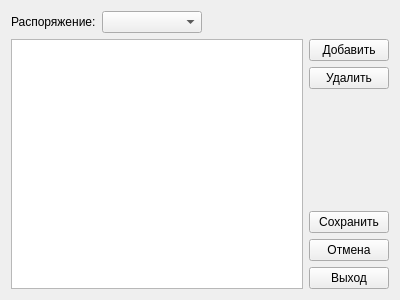
<?xml version="1.0" encoding="UTF-8"?>
<ui version="4.0">
 <class>TransportForm</class>
 <widget class="QWidget" name="TransportForm">
  <property name="geometry">
   <rect>
    <x>0</x>
    <y>0</y>
    <width>400</width>
    <height>300</height>
   </rect>
  </property>
  <property name="windowTitle">
   <string>Транспортные средства</string>
  </property>
  <property name="windowIcon">
   <iconset>
    <normaloff>:/images/new.png</normaloff>:/images/new.png</iconset>
  </property>
  <layout class="QVBoxLayout" name="verticalLayout_2">
   <item>
    <layout class="QHBoxLayout" name="horizontalLayout_4">
     <item>
      <widget class="QLabel" name="label_4">
       <property name="text">
        <string>Распоряжение:</string>
       </property>
      </widget>
     </item>
     <item>
      <widget class="QComboBox" name="cbOrder">
       <property name="sizePolicy">
        <sizepolicy hsizetype="Fixed" vsizetype="Fixed">
         <horstretch>0</horstretch>
         <verstretch>0</verstretch>
        </sizepolicy>
       </property>
       <property name="minimumSize">
        <size>
         <width>100</width>
         <height>0</height>
        </size>
       </property>
      </widget>
     </item>
     <item>
      <spacer name="horizontalSpacer_3">
       <property name="orientation">
        <enum>Qt::Horizontal</enum>
       </property>
       <property name="sizeHint" stdset="0">
        <size>
         <width>40</width>
         <height>20</height>
        </size>
       </property>
      </spacer>
     </item>
    </layout>
   </item>
   <item>
    <layout class="QHBoxLayout" name="horizontalLayout">
     <item>
      <widget class="QTableView" name="tvTransport"/>
     </item>
     <item>
      <layout class="QVBoxLayout" name="verticalLayout">
       <item>
        <widget class="QPushButton" name="pbAdd">
         <property name="text">
          <string>Добавить</string>
         </property>
        </widget>
       </item>
       <item>
        <widget class="QPushButton" name="pbDel">
         <property name="text">
          <string>Удалить</string>
         </property>
        </widget>
       </item>
       <item>
        <spacer name="verticalSpacer">
         <property name="orientation">
          <enum>Qt::Vertical</enum>
         </property>
         <property name="sizeHint" stdset="0">
          <size>
           <width>20</width>
           <height>40</height>
          </size>
         </property>
        </spacer>
       </item>
       <item>
        <widget class="QPushButton" name="pbSave">
         <property name="text">
          <string>Сохранить</string>
         </property>
        </widget>
       </item>
       <item>
        <widget class="QPushButton" name="pbCancel">
         <property name="text">
          <string>Отмена</string>
         </property>
        </widget>
       </item>
       <item>
        <widget class="QPushButton" name="pushButton_exit">
         <property name="text">
          <string>Выход</string>
         </property>
        </widget>
       </item>
      </layout>
     </item>
    </layout>
   </item>
  </layout>
 </widget>
 <tabstops>
  <tabstop>cbOrder</tabstop>
  <tabstop>pbAdd</tabstop>
  <tabstop>pbDel</tabstop>
  <tabstop>pbSave</tabstop>
  <tabstop>pbCancel</tabstop>
  <tabstop>pushButton_exit</tabstop>
  <tabstop>tvTransport</tabstop>
 </tabstops>
 <resources>
  <include location="../images/transport_control.qrc"/>
 </resources>
 <connections/>
</ui>
